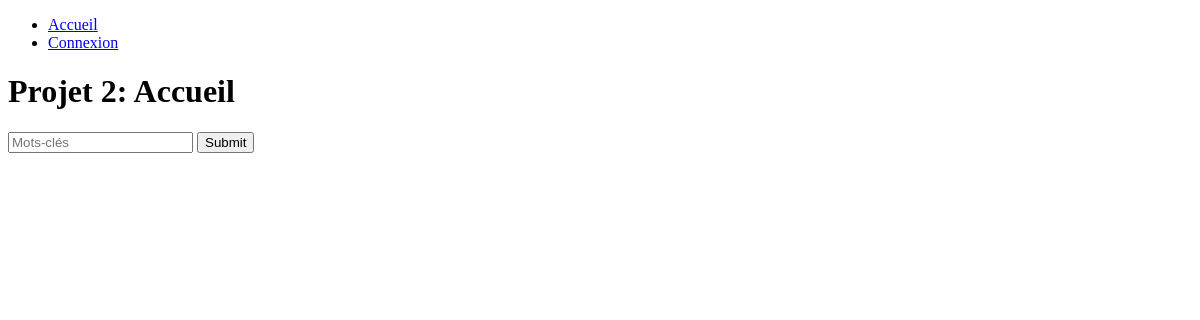
Before: / with the older database file.
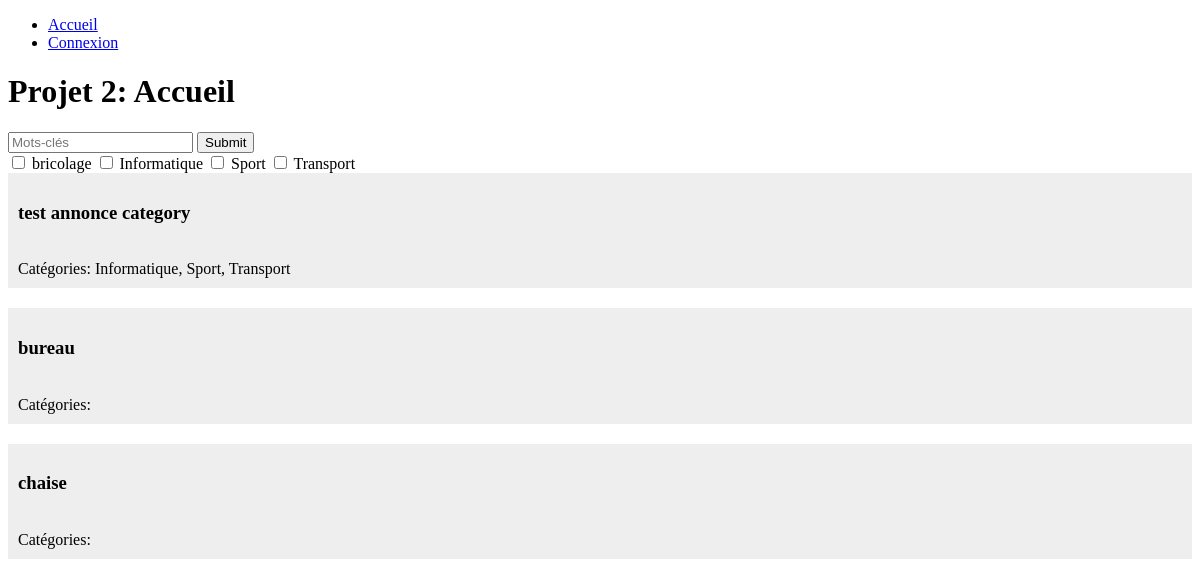
After: the same page with the newer database file.
### tables this page shows
CREATE TABLE `category` (
  `id` int(11) NOT NULL,
  `name` varchar(255) NOT NULL
);

CREATE TABLE `advert` (
  `id` int(11) NOT NULL,
  `title` varchar(255) NOT NULL,
  `body` varchar(255) NOT NULL,
  `location` varchar(255) NOT NULL,
  `user_id` int(11) NOT NULL
);

### index.php (the view, shortened to what this page needs)
<?php
  $pdo = connectToDb();
  $query = $pdo->prepare(
    'SELECT * FROM category
     ORDER BY name ASC');
  $query->execute();
  $categories = $query->fetchAll(PDO::FETCH_OBJ);
  $sql = 'SELECT advert.id as advert_id, advert.title, category.name, category.id as category_id
  FROM advert
  LEFT JOIN advert_category
  ON advert_category.advert_id = advert.id
  LEFT JOIN category
  ON advert_category.category_id = category.id';
  $bindings =[];
  $query = $pdo->prepare($sql);
  $query->execute($bindings);
  $rows = $query->fetchAll(PDO::FETCH_OBJ);
  $adverts = [];
  $previous_id = 0;
  for ($i = 0; $i < sizeof($rows); $i++) {
    if ($previous_id != $rows[$i]->advert_id) {
      $adverts[] = array(
        'advert' => $rows[$i],'categories' => []);
      if ($rows[$i]->name != null) {
          $lastIndex = sizeof($adverts) - 1;
          $adverts[$lastIndex]['categories'][] = $rows[$i]->name;
      }
    } else {
      $lastIndex = sizeof($adverts) - 1;
      $adverts[$lastIndex]['categories'][] = $rows[$i]->name;
    }
    $previous_id = $rows[$i]->advert_id;
  }
?>
<!DOCTYPE html>
<html lang="en" dir="ltr">
  <head>
    <?php include_once PATH_BASE . 'includes/css.inc.php'; ?>
  </head>
  <body>
    <header>
      <?php include PATH_BASE . 'includes/menu.inc.php'; ?>
    </header>
    <h1>Projet 2: Accueil</h1>
    <form class="" action="" method="">
      <input type="search" name="search" placeholder="Mots-clés">
      <input type="submit" name="submit">
      <div class="">
        <?php foreach ($categories as $category): ?>
          <input type="checkbox"
          name="categories"
          value="<?php echo $category->id;?>">
          <label for=""><?php echo $category->name;?></label>
        <?php endforeach ?>
      </div>
    </form>
    <?php for($i = 0; $i < sizeof($adverts); $i++): ?>
      <article class="advert">
        <h3><?php echo $adverts[$i]['advert']->title; ?></h3>
        <div>
          <br>
        </div>
        <div>
          <span>Catégories: </span>
          <?php echo implode(', ', $adverts[$i]['categories']); ?>
        </div>
      </article>
    <?php endfor; ?>
  </body>
</html>

Changed rows visible on the page:
added category: name "bricolage"
added category: name "Informatique"
added category: name "Sport"
added category: name "Transport"
added advert: title "test annonce category", categories "Informatique, Sport, Transport"
added advert: title "bureau"
added advert: title "chaise"
